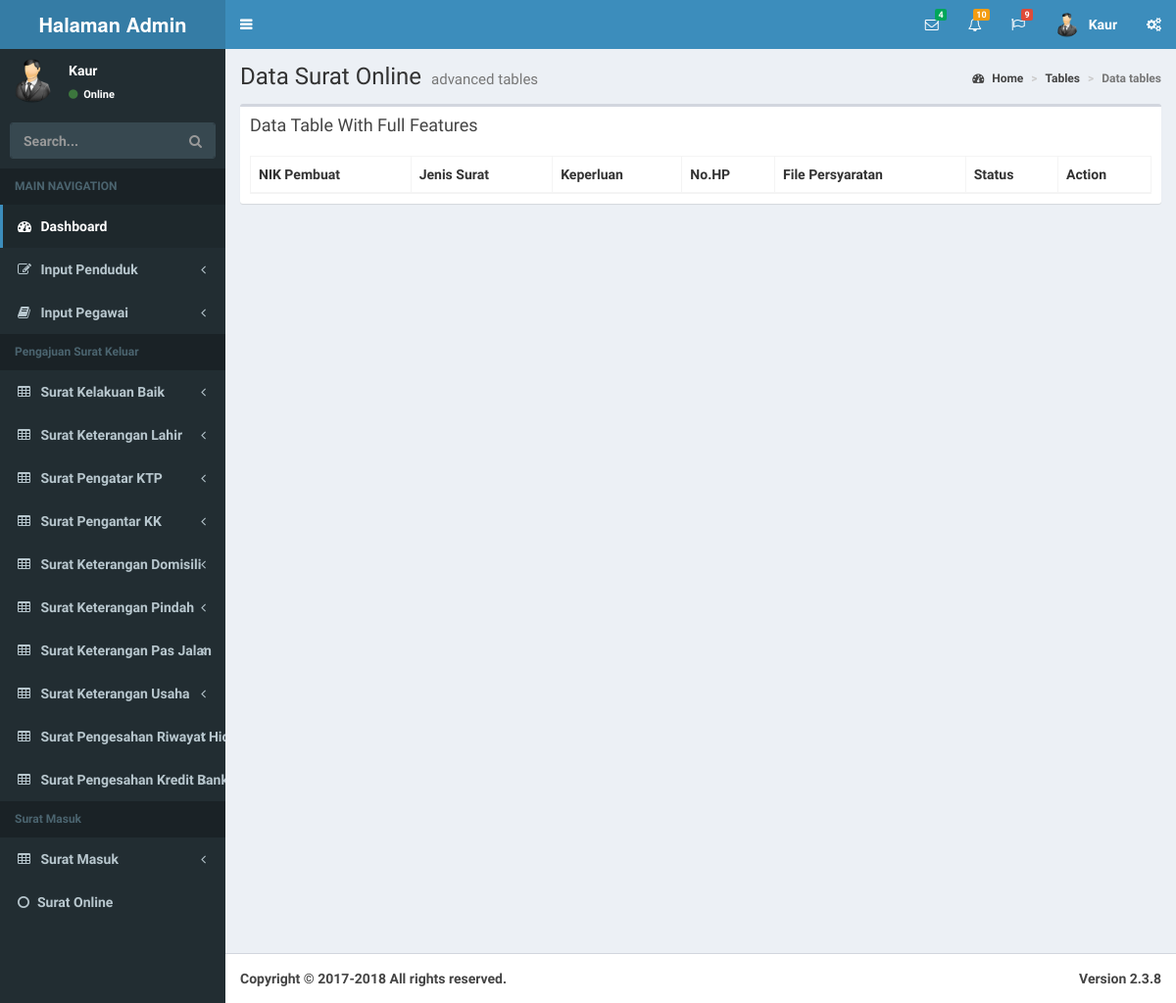
Page /index.php/tables/data_surat_online on the earlier database version.
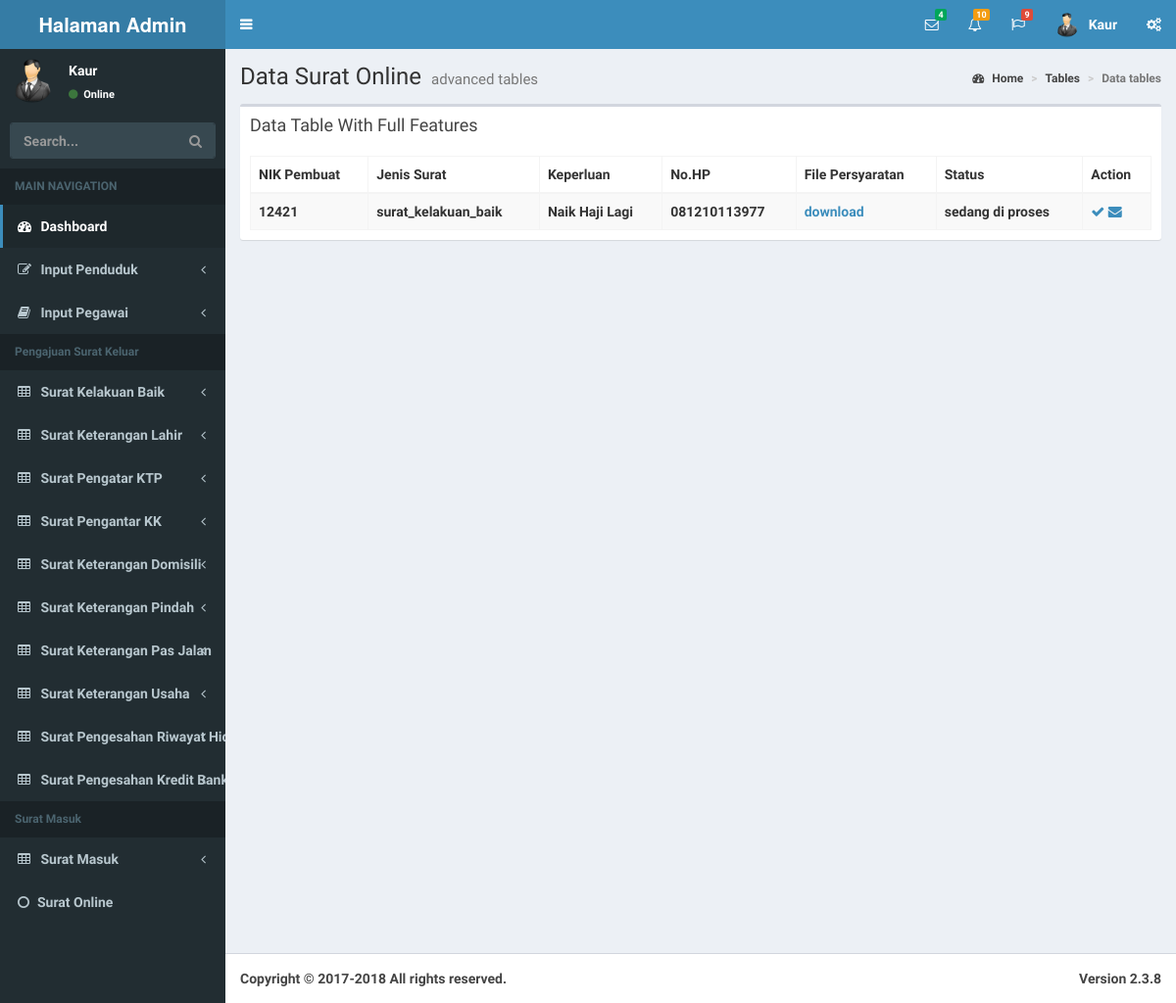
Same page on the later database version.
### tables this page shows
CREATE TABLE IF NOT EXISTS `tb_online` (
`id` int(11) NOT NULL,
  `jenis_surat` varchar(100) NOT NULL,
  `nik_pembuat` varchar(100) NOT NULL,
  `keperluan` text NOT NULL,
  `no_hp` varchar(100) NOT NULL,
  `status` varchar(100) DEFAULT NULL,
  `valid_code` varchar(100) NOT NULL
);

CREATE TABLE IF NOT EXISTS `tb_file_persyaratan` (
`id_file` int(11) NOT NULL,
  `nama_file` varchar(100) NOT NULL,
  `persyaratan_untuk` varchar(100) NOT NULL,
  `valid_code` varchar(100) NOT NULL
);

### application/libraries/template.php (called while the page is built)
<?php
class Template{
protected $_ci;
	function __construct(){
		$this->_ci=&get_instance();
	}
	function template($template,$data=null){
			$data['content'] = $this->_ci->load->view($template,$data,true);
			$data['_header'] = $this->_ci->load->view('template/header',$data,true);
			$data['_left'] = $this->_ci->load->view('template/left',$data,true);
			$data['_footbar'] = $this->_ci->load->view('template/footer',$data,true);
			$this->_ci->load->view('main_temp',$data);
	}
}

### application/controllers/Tables.php (called while the page is built, shortened)
<?php
class Tables extends CI_Controller {
public function data_surat_online(){
		$data['surat']=$this->m_input->get('tb_online');
				foreach ($data['surat'] as $value) {
					$data['file']=$this->m_input->getwhereid('tb_file_persyaratan','valid_code',$value->valid_code);
				}
			$this->template->template('table/surat_online',$data);
	}
}

### index.php (called while the page is built, shortened)
<?php
require_once BASEPATH.'core/CodeIgniter.php';

### application/models/m_input.php (called while the page is built, shortened)
<?php
class M_input extends CI_Model {
	function get($table){
		$this->db->select("*");
		$this->db->from($table);
		$query=$this->db->get();
		return $query->result();
	}
	function getwhereid($table,$par,$id){
		$this->db->select("*");
		$this->db->from($table);
		$this->db->where($par,$id);
		$query=$this->db->get();
		return $query->result();
	}
}
?>

### application/views/table/surat_online.php (the view, shortened to what this page needs)
<link rel="stylesheet" href="<?php echo base_url() ?>/assets/admin/plugins/datatables/dataTables.bootstrap.css">
<div class="content-wrapper">
  <section class="content-header">
    <h1>
      Data Surat Online
      <small>advanced tables</small>
    </h1>
    <ol class="breadcrumb">
      <li><a href="#"><i class="fa fa-dashboard"></i> Home</a></li>
      <li><a href="#">Tables</a></li>
      <li class="active">Data tables</li>
    </ol>
  </section>
  <section class="content">
    <div class="row">
      <div class="col-xs-12">
        <div class="box">
          <div class="box-header">
            <h3 class="box-title">Data Table With Full Features</h3>
          </div>
          <div class="box-body">
            <table id="example1" class="table table-bordered table-striped">
              <thead>
              <tr>
                <th>NIK Pembuat</th>
                <th>Jenis Surat</th>
                <th>Keperluan</th>
                <th>No.HP</th>
                <th>File Persyaratan</th>
                <th>Status</th>
                <th>Action</th>
              </tr>
              </thead>
              <tbody>
                <?php
                foreach ($surat as $value) {
                 ?>
              <tr>
                  <td><?php echo $value->nik_pembuat?></td>
                  <td><?php echo $value->jenis_surat ?></td>
                  <td><?php echo $value->keperluan ?></td>
                  <td><?php echo $value->no_hp ?></td>
                  <?php
                foreach ($file as $value1) {
                 ?>
                  <td><a href="<?php echo base_url().'file/'.$value1->nama_file ?>" download>download</a></td>
                  <?php
                }
                  ?>
                  <td><?php echo $value->status ?></td>
                <td>
                  <a href="<?php echo site_url() ?>/proses/ubah_status/<?php echo $value->id ?>">
                    <i class="fa fa-check"></i>
                  </a>
                  <a href="<?php echo site_url() ?>/proses/sms/<?php echo $value->id ?>">
                    <i class="fa fa-envelope"></i>
                  </a>
                </td>
              </tr>
              <?php } ?>
            </table>
          </div>
        </div>
      </div>
    </div>
  </section>
</div>

### application/views/template/header.php (shortened to what this page needs)
<!DOCTYPE html>
<html>
<head>
  <link rel="stylesheet" href="<?php echo base_url() ?>/assets/admin/bootstrap/css/bootstrap.min.css">
  <link rel="stylesheet" href="https://cdnjs.cloudflare.com/ajax/libs/font-awesome/4.5.0/css/font-awesome.min.css">
  <link rel="stylesheet" href="https://cdnjs.cloudflare.com/ajax/libs/ionicons/2.0.1/css/ionicons.min.css">
  <link rel="stylesheet" href="<?php echo base_url() ?>/assets/admin/dist/css/AdminLTE.min.css">
  <link rel="stylesheet" href="<?php echo base_url() ?>/assets/admin/dist/css/skins/_all-skins.min.css">
  <link rel="stylesheet" href="<?php echo base_url() ?>/assets/admin/plugins/iCheck/flat/blue.css">
  <link rel="stylesheet" href="<?php echo base_url() ?>/assets/admin/plugins/morris/morris.css">
  <link rel="stylesheet" href="<?php echo base_url() ?>/assets/admin/plugins/jvectormap/jquery-jvectormap-1.2.2.css">
  <link rel="stylesheet" href="<?php echo base_url() ?>/assets/admin/plugins/datepicker/datepicker3.css">
  <link rel="stylesheet" href="<?php echo base_url() ?>/assets/admin/plugins/daterangepicker/daterangepicker.css">
  <link rel="stylesheet" href="<?php echo base_url() ?>/assets/admin/plugins/bootstrap-wysihtml5/bootstrap3-wysihtml5.min.css">
  <link rel="stylesheet" href="<?php echo base_url() ?>/assets/admin/plugins/datatables/dataTables.bootstrap.css">
  <link rel="stylesheet" href="<?php echo base_url() ?>/assets/admin/dist/css/AdminLTE.min.css">
  <link rel="stylesheet" href="<?php echo base_url() ?>/assets/admin/dist/css/skins/_all-skins.min.css">
</head>
<body class="hold-transition skin-blue sidebar-mini">
<div class="wrapper">
  <header class="main-header">
    <a href="<?php echo site_url() ?>/dashboard" class="logo">
      <span class="logo-mini"><b>ADM</span>
      <span class="logo-lg"><b>Halaman Admin</span>
    </a>
    <nav class="navbar navbar-static-top">
      <a href="#" class="sidebar-toggle" data-toggle="offcanvas" role="button">
      </a>
      <div class="navbar-custom-menu">
        <ul class="nav navbar-nav">
          <li class="dropdown messages-menu">
            <a href="#" class="dropdown-toggle" data-toggle="dropdown">
              <i class="fa fa-envelope-o"></i>
              <span class="label label-success">4</span>
            </a>
          </li>
          <li class="dropdown notifications-menu">
            <a href="#" class="dropdown-toggle" data-toggle="dropdown">
              <i class="fa fa-bell-o"></i>
              <span class="label label-warning">10</span>
            </a>
          </li>
          <li class="dropdown tasks-menu">
            <a href="#" class="dropdown-toggle" data-toggle="dropdown">
              <i class="fa fa-flag-o"></i>
              <span class="label label-danger">9</span>
            </a>
          </li>
          <li class="dropdown user user-menu">
            <a href="#" class="dropdown-toggle" data-toggle="dropdown">
              <img src="<?php echo base_url() ?>/assets/admin/dist/img/useradm.jpg" class="user-image" alt="User Image">
              <span class="hidden-xs">Kaur</span>
            </a>
          </li>
          <li>
            <a href="#" data-toggle="control-sidebar"><i class="fa fa-gears"></i></a>
          </li>
        </ul>
      </div>
    </nav>
  </header>

### application/views/template/left.php (shortened to what this page needs)
<aside class="main-sidebar">
    <section class="sidebar">
      <div class="user-panel">
        <div class="pull-left image">
          <img src="<?php echo base_url() ?>/assets/admin/dist/img/useradm.jpg" class="img-circle" alt="User Image">
        </div>
        <div class="pull-left info">
          <p>Kaur</p>
          <a href="#"><i class="fa fa-circle text-success"></i> Online</a>
        </div>
      </div>
      <form action="#" method="get" class="sidebar-form">
        <div class="input-group">
          <input type="text" name="q" class="form-control" placeholder="Search...">
              <span class="input-group-btn">
                <button type="submit" name="search" id="search-btn" class="btn btn-flat"><i class="fa fa-search"></i>
                </button>
              </span>
        </div>
      </form>
      <ul class="sidebar-menu">
        <li class="header">MAIN NAVIGATION</li>
        <li class="active treeview">
          <a href="<?php echo site_url() ?>/dashboard">
            <i class="fa fa-dashboard"></i> <span>Dashboard</span>
          </a>
        </li>
        <li class="treeview">
          <a href="#">
            <i class="fa fa-edit"></i> <span>Input Penduduk</span>
            <span class="pull-right-container">
              <i class="fa fa-angle-left pull-right"></i>
            </span>
          </a>
        </li>
        <li class="treeview">
          <a href="#">
            <i class="fa fa-book"></i>
            <span>Input Pegawai</span>
            <span class="pull-right-container">
              <i class="fa fa-angle-left pull-right"></i>
            </span>
          </a>
        </li>
        <li class="header">Pengajuan Surat Keluar</li>
        <li class="treeview">
          <a href="#">
            <i class="fa fa-table"></i> <span>Surat Kelakuan Baik</span>
            <span class="pull-right-container">
              <i class="fa fa-angle-left pull-right"></i>
            </span>
          </a>
        </li>
         <li class="treeview">
          <a href="#">
            <i class="fa fa-table"></i> <span>Surat Keterangan Lahir</span>
            <span class="pull-right-container">
              <i class="fa fa-angle-left pull-right"></i>
            </span>
          </a>
        </li>
         <li class="treeview">
          <a href="#">
            <i class="fa fa-table"></i> <span>Surat Pengatar KTP</span>
            <span class="pull-right-container">
              <i class="fa fa-angle-left pull-right"></i>
            </span>
          </a>
        </li>
         <li class="treeview">
          <a href="#">
            <i class="fa fa-table"></i> <span>Surat Pengantar KK</span>
            <span class="pull-right-container">
              <i class="fa fa-angle-left pull-right"></i>
            </span>
          </a>
        </li>
         <li class="treeview">
          <a href="#">
            <i class="fa fa-table"></i> <span>Surat Keterangan Domisili</span>
            <span class="pull-right-container">
              <i class="fa fa-angle-left pull-right"></i>
            </span>
          </a>
        </li>
        <li class="treeview">
          <a href="#">
            <i class="fa fa-table"></i> <span>Surat Keterangan Pindah</span>
            <span class="pull-right-container">
              <i class="fa fa-angle-left pull-right"></i>
            </span>
          </a>
        </li>
        <li class="treeview">
          <a href="#">
            <i class="fa fa-table"></i> <span>Surat Keterangan Pas Jalan</span>
            <span class="pull-right-container">
              <i class="fa fa-angle-left pull-right"></i>
            </span>
          </a>
        </li>
        <li class="treeview">
          <a href="#">
            <i class="fa fa-table"></i> <span>Surat Keterangan Usaha</span>
            <span class="pull-right-container">
              <i class="fa fa-angle-left pull-right"></i>
            </span>
          </a>
        </li>
        <li class="treeview">
          <a href="#">
            <i class="fa fa-table"></i> <span>Surat Pengesahan Riwayat Hidup</span>
            <span class="pull-right-container">
              <i class="fa fa-angle-left pull-right"></i>
            </span>
          </a>
        </li>
         <li class="treeview">
          <a href="#">
            <i class="fa fa-table"></i> <span>Surat Pengesahan Kredit Bank</span>
            <span class="pull-right-container">
              <i class="fa fa-angle-left pull-right"></i>
            </span>
          </a>
        </li>
        <li class="header">Surat Masuk</li>
		<li class="treeview">
          <a href="#">
            <i class="fa fa-table"></i> <span>Surat Masuk</span>
            <span class="pull-right-container">
              <i class="fa fa-angle-left pull-right"></i>
            </span>
          </a>
        </li>
          <li class="treeview">
              <a href="<?php echo site_url() ?>/tables/data_surat_online"><i class="fa fa-circle-o"></i>Surat Online</a>
            </li>
      </ul>
    </section>
  </aside>

### application/views/template/footer.php (shortened to what this page needs)
<footer class="main-footer">
    <div class="pull-right hidden-xs">
      <b>Version</b> 2.3.8
    </div>
    <strong>Copyright &copy; 2017-2018 </strong> All rights
    reserved.
  </footer>
</div>
</body>
</html>

### application/views/main_temp.php
<?php
echo $_header;
echo $_left;
?>
    <?php echo $content; ?>
<?php
echo $_footbar;
?>

Differences in the rows shown:
added tb_online: nik_pembuat "12421", jenis_surat "surat_kelakuan_baik", keperluan "Naik Haji Lagi", no_hp "081210113977", status "sedang di proses"
